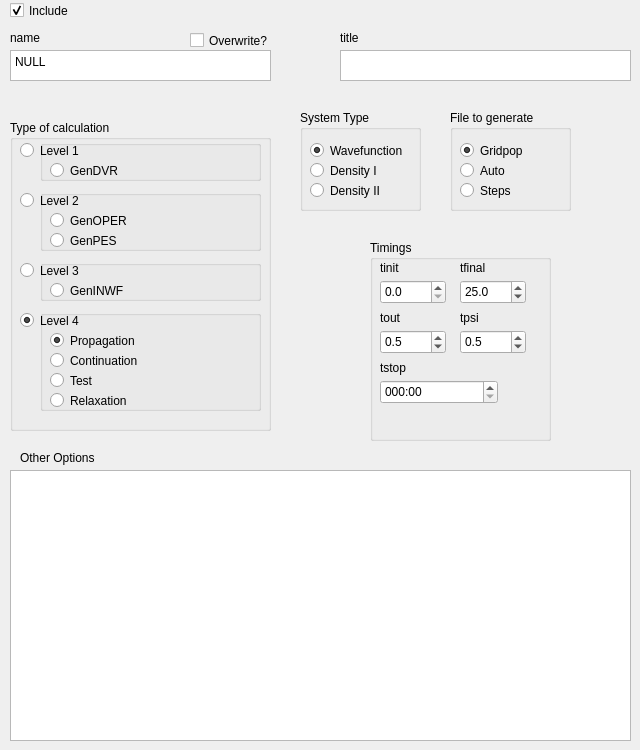
        <widget class="QWidget" name="run_tab">
         <property name="secname" stdset="0">
          <string>runsection</string>
         </property>
         <property name="func" stdset="0">
          <string>find_run_cntrls</string>
         </property>
         <property name="ctl_list" stdset="0">
          <string>run_control</string>
         </property>
         <property name="sec_chk" stdset="0">
          <string>run_inc</string>
         </property>
         <property name="sec_str" stdset="0">
          <string>RUN</string>
         </property>
         <attribute name="title">
          <string>Run</string>
         </attribute>
         <attribute name="toolTip">
          <string>The RUN-SECTION contains keywords defining the calculation to be made, and general options for the run</string>
         </attribute>
         <widget class="QPlainTextEdit" name="name_txt">
          <property name="geometry">
           <rect>
            <x>10</x>
            <y>50</y>
            <width>261</width>
            <height>31</height>
           </rect>
          </property>
          <property name="toolTip">
           <string>&lt;html&gt;&lt;head/&gt;&lt;body&gt;&lt;p&gt;The name of the calculation. &lt;/p&gt;&lt;p align=&quot;justify&quot;&gt;A directory with name S is required in which files related to the calculation, unless otherwise explicitely stated, will be written.&lt;/p&gt;&lt;/body&gt;&lt;/html&gt;</string>
          </property>
          <property name="plainText">
           <string>NULL</string>
          </property>
          <property name="quantp" stdset="0">
           <string>name</string>
          </property>
         </widget>
         <widget class="QLabel" name="nam_label">
          <property name="geometry">
           <rect>
            <x>10</x>
            <y>30</y>
            <width>59</width>
            <height>15</height>
           </rect>
          </property>
          <property name="text">
           <string>name</string>
          </property>
         </widget>
         <widget class="QGroupBox" name="groupBox">
          <property name="geometry">
           <rect>
            <x>370</x>
            <y>240</y>
            <width>181</width>
            <height>201</height>
           </rect>
          </property>
          <property name="title">
           <string>Timings</string>
          </property>
          <widget class="QDoubleSpinBox" name="tinit_inp">
           <property name="geometry">
            <rect>
             <x>10</x>
             <y>40</y>
             <width>66</width>
             <height>24</height>
            </rect>
           </property>
           <property name="decimals">
            <number>1</number>
           </property>
           <property name="quantp" stdset="0">
            <string>tinit</string>
           </property>
          </widget>
          <widget class="QLabel" name="tin_lab">
           <property name="geometry">
            <rect>
             <x>10</x>
             <y>20</y>
             <width>59</width>
             <height>15</height>
            </rect>
           </property>
           <property name="text">
            <string>tinit</string>
           </property>
          </widget>
          <widget class="QLabel" name="tfin_lab">
           <property name="geometry">
            <rect>
             <x>90</x>
             <y>20</y>
             <width>59</width>
             <height>15</height>
            </rect>
           </property>
           <property name="text">
            <string>tfinal</string>
           </property>
          </widget>
          <widget class="QDoubleSpinBox" name="tfin_inp">
           <property name="geometry">
            <rect>
             <x>90</x>
             <y>40</y>
             <width>66</width>
             <height>24</height>
            </rect>
           </property>
           <property name="decimals">
            <number>1</number>
           </property>
           <property name="value">
            <double>25.000000000000000</double>
           </property>
           <property name="quantp" stdset="0">
            <string>tfinal</string>
           </property>
          </widget>
          <widget class="QLabel" name="tout_lab">
           <property name="geometry">
            <rect>
             <x>10</x>
             <y>70</y>
             <width>59</width>
             <height>15</height>
            </rect>
           </property>
           <property name="text">
            <string>tout</string>
           </property>
          </widget>
          <widget class="QDoubleSpinBox" name="tout_inp">
           <property name="geometry">
            <rect>
             <x>10</x>
             <y>90</y>
             <width>66</width>
             <height>24</height>
            </rect>
           </property>
           <property name="decimals">
            <number>1</number>
           </property>
           <property name="value">
            <double>0.500000000000000</double>
           </property>
           <property name="quantp" stdset="0">
            <string>tout</string>
           </property>
          </widget>
          <widget class="QDoubleSpinBox" name="tpsi_inp">
           <property name="geometry">
            <rect>
             <x>90</x>
             <y>90</y>
             <width>66</width>
             <height>24</height>
            </rect>
           </property>
           <property name="decimals">
            <number>1</number>
           </property>
           <property name="value">
            <double>0.500000000000000</double>
           </property>
           <property name="quantp" stdset="0">
            <string>tpsi</string>
           </property>
          </widget>
          <widget class="QLabel" name="tpsi_lab">
           <property name="geometry">
            <rect>
             <x>90</x>
             <y>70</y>
             <width>59</width>
             <height>15</height>
            </rect>
           </property>
           <property name="text">
            <string>tpsi</string>
           </property>
          </widget>
          <widget class="QTimeEdit" name="tstop_tim">
           <property name="geometry">
            <rect>
             <x>10</x>
             <y>140</y>
             <width>118</width>
             <height>24</height>
            </rect>
           </property>
           <property name="toolTip">
            <string>&lt;html&gt;&lt;head/&gt;&lt;body&gt;&lt;p&gt;The stop-time (real-time) is written to the stop file. &lt;/p&gt;&lt;p&gt;The format is hhh:mm (i.e. 009:25). &lt;/p&gt;&lt;p&gt;The job will be stopped after the first output after hhh:mm real-time. &lt;/p&gt;&lt;p&gt;Note: if the stop time is next day, add 24 to the hours. E.g. 057:25 will stop the run two days later after 9:25 (24+24+9=57). &lt;/p&gt;&lt;p&gt;NB: If the stopfile is removed, the run will stop after the next output.&lt;/p&gt;&lt;/body&gt;&lt;/html&gt;</string>
           </property>
           <property name="displayFormat">
            <string>HHH:mm</string>
           </property>
           <property name="quantp" stdset="0">
            <string>tstop</string>
           </property>
          </widget>
          <widget class="QLabel" name="tout_lab_2">
           <property name="geometry">
            <rect>
             <x>10</x>
             <y>120</y>
             <width>59</width>
             <height>15</height>
            </rect>
           </property>
           <property name="text">
            <string>tstop</string>
           </property>
          </widget>
         </widget>
         <widget class="QGroupBox" name="groupBox_2">
          <property name="geometry">
           <rect>
            <x>10</x>
            <y>120</y>
            <width>261</width>
            <height>311</height>
           </rect>
          </property>
          <property name="title">
           <string>Type of calculation</string>
          </property>
          <widget class="QGroupBox" name="groupBox_6">
           <property name="geometry">
            <rect>
             <x>30</x>
             <y>20</y>
             <width>221</width>
             <height>41</height>
            </rect>
           </property>
           <property name="title">
            <string/>
           </property>
           <widget class="QRadioButton" name="gendvr_chk">
            <property name="geometry">
             <rect>
              <x>10</x>
              <y>20</y>
              <width>100</width>
              <height>21</height>
             </rect>
            </property>
            <property name="toolTip">
             <string>A DVR file will be generated.</string>
            </property>
            <property name="text">
             <string>GenDVR</string>
            </property>
           </widget>
          </widget>
          <widget class="QGroupBox" name="groupBox_7">
           <property name="geometry">
            <rect>
             <x>30</x>
             <y>70</y>
             <width>221</width>
             <height>61</height>
            </rect>
           </property>
           <property name="title">
            <string/>
           </property>
           <widget class="QRadioButton" name="genoper_chk">
            <property name="geometry">
             <rect>
              <x>10</x>
              <y>20</y>
              <width>100</width>
              <height>21</height>
             </rect>
            </property>
            <property name="toolTip">
             <string>An operator file will be generated.</string>
            </property>
            <property name="text">
             <string>GenOPER</string>
            </property>
           </widget>
           <widget class="QRadioButton" name="genpes_chk">
            <property name="geometry">
             <rect>
              <x>10</x>
              <y>40</y>
              <width>100</width>
              <height>21</height>
             </rect>
            </property>
            <property name="toolTip">
             <string>An operator file, called pes, will be generated with only the pes part of the operator.</string>
            </property>
            <property name="text">
             <string>GenPES</string>
            </property>
           </widget>
          </widget>
          <widget class="QGroupBox" name="groupBox_8">
           <property name="geometry">
            <rect>
             <x>30</x>
             <y>140</y>
             <width>221</width>
             <height>41</height>
            </rect>
           </property>
           <property name="title">
            <string/>
           </property>
           <widget class="QRadioButton" name="geninwf_chk">
            <property name="geometry">
             <rect>
              <x>10</x>
              <y>20</y>
              <width>100</width>
              <height>21</height>
             </rect>
            </property>
            <property name="toolTip">
             <string>An initial wavefunction will be generated.</string>
            </property>
            <property name="text">
             <string>GenINWF</string>
            </property>
           </widget>
          </widget>
          <widget class="QGroupBox" name="groupBox_9">
           <property name="geometry">
            <rect>
             <x>30</x>
             <y>190</y>
             <width>221</width>
             <height>101</height>
            </rect>
           </property>
           <property name="title">
            <string/>
           </property>
           <widget class="QRadioButton" name="prop_rad">
            <property name="geometry">
             <rect>
              <x>10</x>
              <y>20</y>
              <width>100</width>
              <height>21</height>
             </rect>
            </property>
            <property name="toolTip">
             <string>Propagation in real time.</string>
            </property>
            <property name="text">
             <string>Propagation</string>
            </property>
            <property name="checked">
             <bool>true</bool>
            </property>
            <property name="quantp" stdset="0">
             <string>propagation</string>
            </property>
           </widget>
           <widget class="QRadioButton" name="cont_rad">
            <property name="geometry">
             <rect>
              <x>10</x>
              <y>40</y>
              <width>100</width>
              <height>21</height>
             </rect>
            </property>
            <property name="toolTip">
             <string>A continuation of the run in the name-directory will be performed.</string>
            </property>
            <property name="text">
             <string>Continuation</string>
            </property>
            <property name="checked">
             <bool>false</bool>
            </property>
            <property name="quantp" stdset="0">
             <string>continuation</string>
            </property>
           </widget>
           <widget class="QRadioButton" name="test_rad">
            <property name="geometry">
             <rect>
              <x>10</x>
              <y>60</y>
              <width>100</width>
              <height>21</height>
             </rect>
            </property>
            <property name="toolTip">
             <string>All input files will be checked and all other files, necessary for a propagation, will be created, but no propagation step will be performed.</string>
            </property>
            <property name="text">
             <string>Test</string>
            </property>
            <property name="checked">
             <bool>false</bool>
            </property>
            <property name="quantp" stdset="0">
             <string>test</string>
            </property>
           </widget>
           <widget class="QRadioButton" name="rel_rad">
            <property name="geometry">
             <rect>
              <x>10</x>
              <y>80</y>
              <width>100</width>
              <height>21</height>
             </rect>
            </property>
            <property name="toolTip">
             <string>&lt;html&gt;&lt;head/&gt;&lt;body&gt;&lt;p&gt;The propagation will be in imaginary time i.e. the wavepacket will be relaxed to the ground state.&lt;/p&gt;&lt;/body&gt;&lt;/html&gt;</string>
            </property>
            <property name="text">
             <string>Relaxation</string>
            </property>
            <property name="checked">
             <bool>false</bool>
            </property>
            <property name="quantp" stdset="0">
             <string>relaxation</string>
            </property>
           </widget>
          </widget>
          <widget class="QRadioButton" name="lev1_rad">
           <property name="geometry">
            <rect>
             <x>10</x>
             <y>20</y>
             <width>100</width>
             <height>21</height>
            </rect>
           </property>
           <property name="text">
            <string>Level 1</string>
           </property>
          </widget>
          <widget class="QRadioButton" name="lev3_rad">
           <property name="geometry">
            <rect>
             <x>10</x>
             <y>140</y>
             <width>100</width>
             <height>21</height>
            </rect>
           </property>
           <property name="text">
            <string>Level 3</string>
           </property>
          </widget>
          <widget class="QRadioButton" name="lev4_rad">
           <property name="geometry">
            <rect>
             <x>10</x>
             <y>190</y>
             <width>100</width>
             <height>21</height>
            </rect>
           </property>
           <property name="text">
            <string>Level 4</string>
           </property>
           <property name="checked">
            <bool>true</bool>
           </property>
          </widget>
          <widget class="QRadioButton" name="lev2_rad">
           <property name="geometry">
            <rect>
             <x>10</x>
             <y>70</y>
             <width>100</width>
             <height>21</height>
            </rect>
           </property>
           <property name="text">
            <string>Level 2</string>
           </property>
          </widget>
         </widget>
         <widget class="QPlainTextEdit" name="tit_txt">
          <property name="geometry">
           <rect>
            <x>340</x>
            <y>50</y>
            <width>291</width>
            <height>31</height>
           </rect>
          </property>
          <property name="toolTip">
           <string>&lt;html&gt;&lt;head/&gt;&lt;body&gt;&lt;p&gt;If the keyword title appears in one line of the run-section, then the next line is supposed to contain a headline title of the run. &lt;/p&gt;&lt;p&gt;This line will be written to output, timing and log files. &lt;/p&gt;&lt;p&gt;Note the title line will be read regardless of special characters like '#' or '!' . &lt;/p&gt;&lt;p align=&quot;justify&quot;&gt;Alternatively, when an equal sign, = , follows the keyword title, then everything that follows, from the equal sign till the end of the line, is regarded as title. &lt;/p&gt;&lt;/body&gt;&lt;/html&gt;</string>
          </property>
          <property name="quantp" stdset="0">
           <string>title</string>
          </property>
         </widget>
         <widget class="QLabel" name="tit_inp">
          <property name="geometry">
           <rect>
            <x>340</x>
            <y>30</y>
            <width>59</width>
            <height>15</height>
           </rect>
          </property>
          <property name="text">
           <string>title</string>
          </property>
         </widget>
         <widget class="QTextEdit" name="run_free_text">
          <property name="geometry">
           <rect>
            <x>10</x>
            <y>470</y>
            <width>621</width>
            <height>271</height>
           </rect>
          </property>
          <property name="toolTip">
           <string>&lt;html&gt;&lt;head/&gt;&lt;body&gt;&lt;p&gt;Space for free text to enter other options&lt;/p&gt;&lt;/body&gt;&lt;/html&gt;</string>
          </property>
          <property name="quantp" stdset="0">
           <string>free</string>
          </property>
         </widget>
         <widget class="QCheckBox" name="run_inc">
          <property name="geometry">
           <rect>
            <x>10</x>
            <y>0</y>
            <width>85</width>
            <height>21</height>
           </rect>
          </property>
          <property name="toolTip">
           <string>Check if you want section to be included</string>
          </property>
          <property name="text">
           <string>Include</string>
          </property>
          <property name="checked">
           <bool>true</bool>
          </property>
         </widget>
         <widget class="QCheckBox" name="run_ovr_chk">
          <property name="geometry">
           <rect>
            <x>190</x>
            <y>30</y>
            <width>85</width>
            <height>21</height>
           </rect>
          </property>
          <property name="toolTip">
           <string>&lt;html&gt;&lt;head/&gt;&lt;body&gt;&lt;p&gt;Any files already in name-directory will be overwritten.&lt;/p&gt;&lt;p&gt;If this keyword is not given, and files already exist in name-directory, calculation will stop without these files being overwritten. &lt;/p&gt;&lt;p&gt;It is recommended not to set overwrite but rather to use the option -w .&lt;/p&gt;&lt;/body&gt;&lt;/html&gt;</string>
          </property>
          <property name="text">
           <string>Overwrite?</string>
          </property>
          <property name="checked">
           <bool>false</bool>
          </property>
          <property name="quantp" stdset="0">
           <string>overwrite</string>
          </property>
         </widget>
         <widget class="QGroupBox" name="groupBox_5">
          <property name="geometry">
           <rect>
            <x>300</x>
            <y>110</y>
            <width>121</width>
            <height>101</height>
           </rect>
          </property>
          <property name="title">
           <string>System Type</string>
          </property>
          <widget class="QRadioButton" name="wav_run_rad">
           <property name="geometry">
            <rect>
             <x>10</x>
             <y>30</y>
             <width>111</width>
             <height>21</height>
            </rect>
           </property>
           <property name="toolTip">
            <string>	The system will be described by a wavefunction (default)</string>
           </property>
           <property name="text">
            <string>Wavefunction</string>
           </property>
           <property name="checked">
            <bool>true</bool>
           </property>
           <property name="quantp" stdset="0">
            <string>wavefunction</string>
           </property>
          </widget>
          <widget class="QRadioButton" name="den1_run_rad">
           <property name="geometry">
            <rect>
             <x>10</x>
             <y>50</y>
             <width>111</width>
             <height>21</height>
            </rect>
           </property>
           <property name="toolTip">
            <string>&lt;html&gt;&lt;head/&gt;&lt;body&gt;&lt;p&gt;The system will be described by a density operator, using the type I formalism&lt;/p&gt;&lt;/body&gt;&lt;/html&gt;</string>
           </property>
           <property name="text">
            <string>Density I</string>
           </property>
           <property name="checked">
            <bool>false</bool>
           </property>
           <property name="quantp" stdset="0">
            <string>density1</string>
           </property>
          </widget>
          <widget class="QRadioButton" name="den2_run_rad">
           <property name="geometry">
            <rect>
             <x>10</x>
             <y>70</y>
             <width>111</width>
             <height>21</height>
            </rect>
           </property>
           <property name="toolTip">
            <string>&lt;html&gt;&lt;head/&gt;&lt;body&gt;&lt;p&gt;The system will be described by a density operator, using the type II formalism&lt;/p&gt;&lt;/body&gt;&lt;/html&gt;</string>
           </property>
           <property name="text">
            <string>Density II</string>
           </property>
           <property name="checked">
            <bool>false</bool>
           </property>
           <property name="quantp" stdset="0">
            <string>density2</string>
           </property>
          </widget>
         </widget>
         <widget class="QLabel" name="opfre_lab_2">
          <property name="geometry">
           <rect>
            <x>20</x>
            <y>450</y>
            <width>101</width>
            <height>16</height>
           </rect>
          </property>
          <property name="text">
           <string>Other Options</string>
          </property>
         </widget>
         <widget class="QGroupBox" name="runFileGBox">
          <property name="geometry">
           <rect>
            <x>450</x>
            <y>110</y>
            <width>121</width>
            <height>101</height>
           </rect>
          </property>
          <property name="title">
           <string>File to generate</string>
          </property>
          <property name="quantp" stdset="0">
           <string>unique</string>
          </property>
          <property name="unique_str" stdset="0">
           <string>unique_run_file</string>
          </property>
          <widget class="QRadioButton" name="runGridpopRBtn">
           <property name="geometry">
            <rect>
             <x>10</x>
             <y>30</y>
             <width>111</width>
             <height>21</height>
            </rect>
           </property>
           <property name="toolTip">
            <string>	The system will be described by a wavefunction (default)</string>
           </property>
           <property name="text">
            <string>Gridpop</string>
           </property>
           <property name="checked">
            <bool>true</bool>
           </property>
           <property name="quantp" stdset="0">
            <string>wavefunction</string>
           </property>
          </widget>
          <widget class="QRadioButton" name="runAutoRBtn">
           <property name="geometry">
            <rect>
             <x>10</x>
             <y>50</y>
             <width>111</width>
             <height>21</height>
            </rect>
           </property>
           <property name="toolTip">
            <string>&lt;html&gt;&lt;head/&gt;&lt;body&gt;&lt;p&gt;The system will be described by a density operator, using the type I formalism&lt;/p&gt;&lt;/body&gt;&lt;/html&gt;</string>
           </property>
           <property name="text">
            <string>Auto</string>
           </property>
           <property name="checked">
            <bool>false</bool>
           </property>
           <property name="quantp" stdset="0">
            <string>density1</string>
           </property>
          </widget>
          <widget class="QRadioButton" name="runStepsRBtn">
           <property name="geometry">
            <rect>
             <x>10</x>
             <y>70</y>
             <width>111</width>
             <height>21</height>
            </rect>
           </property>
           <property name="toolTip">
            <string>&lt;html&gt;&lt;head/&gt;&lt;body&gt;&lt;p&gt;The system will be described by a density operator, using the type II formalism&lt;/p&gt;&lt;/body&gt;&lt;/html&gt;</string>
           </property>
           <property name="text">
            <string>Steps</string>
           </property>
           <property name="checked">
            <bool>false</bool>
           </property>
           <property name="quantp" stdset="0">
            <string>density2</string>
           </property>
          </widget>
         </widget>
        </widget>
